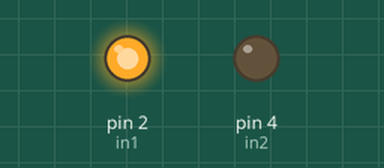
A sketch run on a simulated Arduino Uno, built with avr-gcc and run on an emulated ATmega328P. Shown: output pins drawn as LEDs (lit = HIGH).

Above: at 0.1 s.
Timing chart, 0 to 1.6 s (numbered marks = the images above):
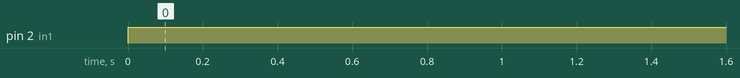

Measured:
- by itself, pin 2 (in1): LOW → HIGH at 0.00 s

The sketch:

PruebaParaBanda.ino
```cpp
int in1=2;
int in2=4;

void setup() {
  pinMode(in1, OUTPUT);
  pinMode(in2, OUTPUT);
  Serial.begin(9600);
}

void loop() {
  digitalWrite(in1, HIGH);
  digitalWrite(in2, LOW);
}
```
